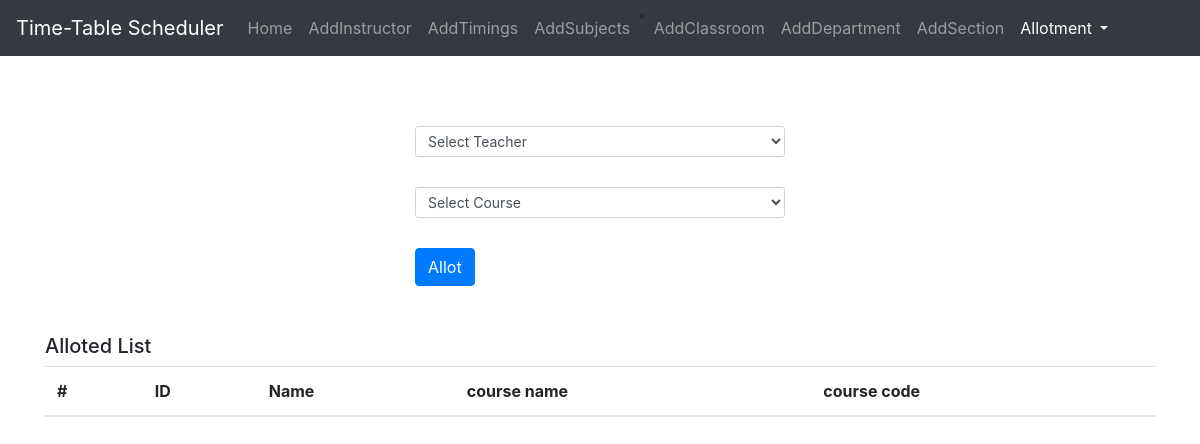
The app's page /theory, older data.
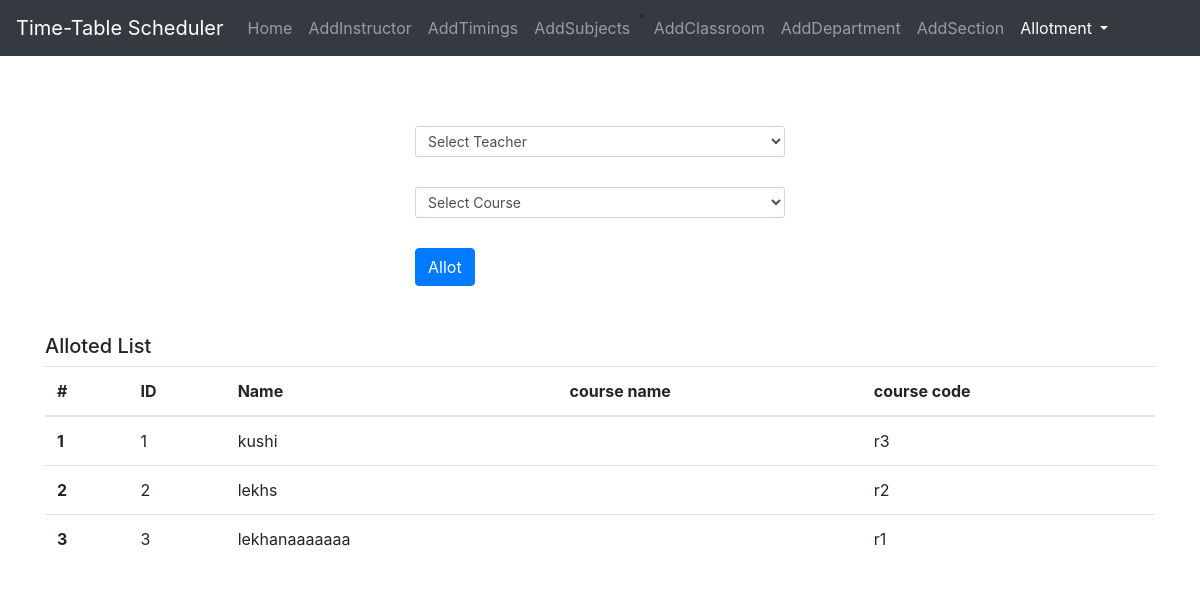
The same page, newer data.
### home/models.py (models this page shows, shortened)
class Theory(models.Model):
    teacher_name = models.CharField(max_length=100)
    subject_code = models.CharField(max_length=10, primary_key=True)
    instructor = models.ForeignKey(Instructor, on_delete=models.CASCADE,default='2')
    subject = models.ForeignKey(Subjects, on_delete=models.CASCADE,default='1')

class Instructor(models.Model):
    instructorid = models.CharField(primary_key=True, max_length=10)
    name = models.CharField(max_length=100)

class Subjects(models.Model):
    code = models.CharField(primary_key=True, max_length=10)
    sname = models.CharField(max_length=100)
    stype = models.CharField(max_length=20, default='2' , null=True)
    sem = models.CharField(max_length=20, default='3')
    credits = models.CharField(max_length=20, default='1')
    max_students = models.IntegerField(default=0)
    instructors = models.ManyToManyField(Instructor,max_length=100)
    lab_name = models.CharField(max_length=100, null=True, blank=True)  # New field for lab name

### home/views.py (the view, shortened to what this page needs)
# urls.py: path('theory',views.theory,name="theory"),
def theory(request):
    context = {'success': False}
    allteach = Instructor.objects.all()
    theory_courses = Subjects.objects.filter(stype='Theory')
    theory_allotments = Theory.objects.all().select_related('instructor', 'subject')
    context ={
        'addteacher': allteach,
        'theorycourses': theory_courses,
        'theory_allotments': theory_allotments,
    }
    return render(request, 'theory.html', context)

### templates/theory.html (shortened to what this page needs)
{% extends "base.html" %}
{% block allotmentactive %}active{% endblock allotmentactive %}
{% block body %}
       <div class="container my-3" style="width:400px">
        <form action="/theory" method="post">
        <select class="form-control form-control-sm"style="margin-top:70px" name="teacher_name">
          <option disabled selected>Select Teacher</option>
        </select>
        <select class="form-control form-control-sm " style="margin-top:30px"  name="subject_code">
          <option disabled selected>Select Course</option>
        </select>
        <button type="submit" class="btn btn-primary" style="margin-top:30px;">Allot</button>
      </form>
       </div>
       <div class="container my-5">
        <h5>Alloted List</h5>
        <table class="table">
            <thead>
              <tr>
                <th scope="col">#</th>
                <th scope="col">ID</th>
                <th scope="col">Name</th>
                <th scope="col">course name</th>
                <th scope="col">course code</th>
              </tr>
            </thead>
            <tbody>
              {% for allotment in theory_allotments %}
              <tr>
                  <th scope="row">{{ forloop.counter }}</th>
                  <td>{{ allotment.instructor.instructorid }}</td>
                  <td>{{ allotment.instructor.name }}</td>
                  <td>{{ allotment.subject.name }}</td>
                  <td>{{ allotment.subject.code }}</td>
              </tr>
          {% endfor %}
              </tbody>
            </div>
    {% endblock body %}

Row changes from the older to the newer data that the page shows:
added Theory: instructor.instructorid "1", instructor.name "kushi", subject.code "r3"
added Theory: instructor.instructorid "2", instructor.name "lekhs", subject.code "r2"
added Theory: instructor.instructorid "3", instructor.name "lekhanaaaaaaa", subject.code "r1"
